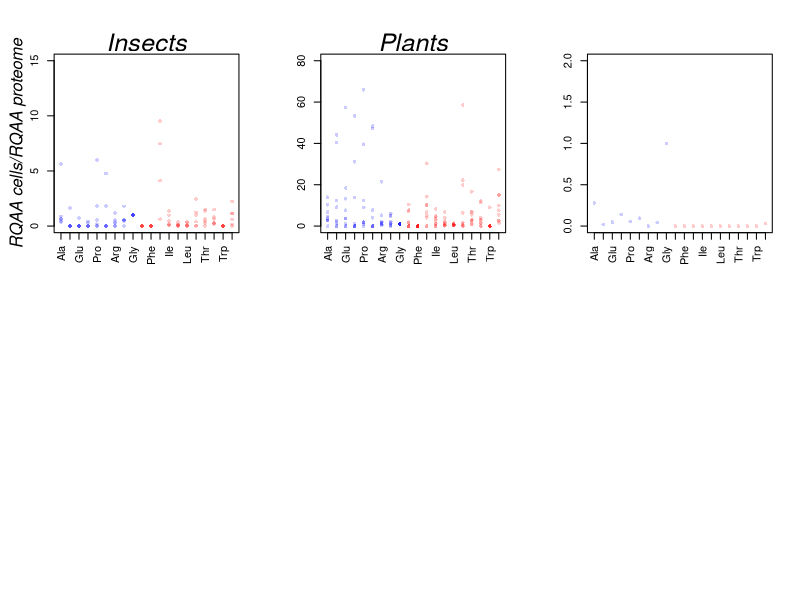

Here is the R script that generated this plot: (Note: this script raises an error after producing the figure.)
library(scales)
setwd("/Volumes/Disco2024/Papers/EnPreparacion/DProtein/2024/EAAInProteinsAndMetabolism/DataFiguresPaper/Figure4")

par(mfrow=c(2,3))

data1 <- read.csv("dataFigure4.csv")

plot.aminodist <- function(x,labels,color,df,lim,size,alpha) 
{
  n <- length(colnames(df))
  y <- df[,1]
  plot(x,y,pch=16,cex=size,xaxt='n',xlab="", ylab="",col=alpha(color,alpha), ylim=lim)
  axis(1,at=x,labels=labels,las=2)
  apply(df[,2:n],MARGIN=2,FUN=function(y) {points(x,y,pch=16,cex=size,col=alpha(color,alpha))})
}

lim1=c(0,15)
plot.aminodist(data1[,1],data1[,2],c(rep('blue',9),rep('red',11)),data1[,c(13,18,9,10,11,12)],lim1,0.75,0.2)
l1=c(paste0('Insects'))
mtext(l1, side=3, line=0, cex=1.5, font=3)
l2=c(paste0('RQAA cells/RQAA proteome'))
mtext(l2, side=2, line=2.2, cex=1.0, font=3)

lim2=c(0,80)
plot.aminodist(data1[,1],data1[,2],c(rep('blue',9),rep('red',11)),data1[,c(15,22,24,25,7,8,23,16,40)],lim2,0.75,0.2)
l1=c(paste0('Plants'))
mtext(l1, side=3, line=0, cex=1.5, font=3)

lim3=c(0,2)
plot.aminodist(data1[,1],data1[,2],c(rep('blue',9),rep('red',11)),data1[,c(42,14)],lim3,0.75,0.2)
l1=c(paste0('Fish'))
mtext(l1, side=3, line=0, cex=1.5, font=3)

lim4=c(0,30)
plot.aminodist(data1[,1],data1[,2],c(rep('blue',9),rep('red',11)),data1[,c(43,44,45,46,47,48,49,50,5,6,51)],lim4,0.75,0.2)
l1=c(paste0('Bacteria'))
mtext(l1, side=3, line=0, cex=1.5, font=3)
l2=c(paste0('RQAA cells/RQAA proteome'))
mtext(l2, side=2, line=2.2, cex=1.0, font=3)

lim5=c(0,40)
plot.aminodist(data1[,1],data1[,2],c(rep('blue',9),rep('red',11)),data1[,c(20,21,41,26,27,28,29,30,31,32,33,34,35,36,37,38,39)],lim5,0.75,0.2)
l1=c(paste0('Fungi'))
mtext(l1, side=3, line=0, cex=1.5, font=3)

lim6=c(0,10)
plot.aminodist(data1[,1],data1[,2],c(rep('blue',9),rep('red',11)),data1[,c(19,17,3,4)],lim6,0.75,0.2)
l1=c(paste0('Animals'))
mtext(l1, side=3, line=0, cex=1.5, font=3)

